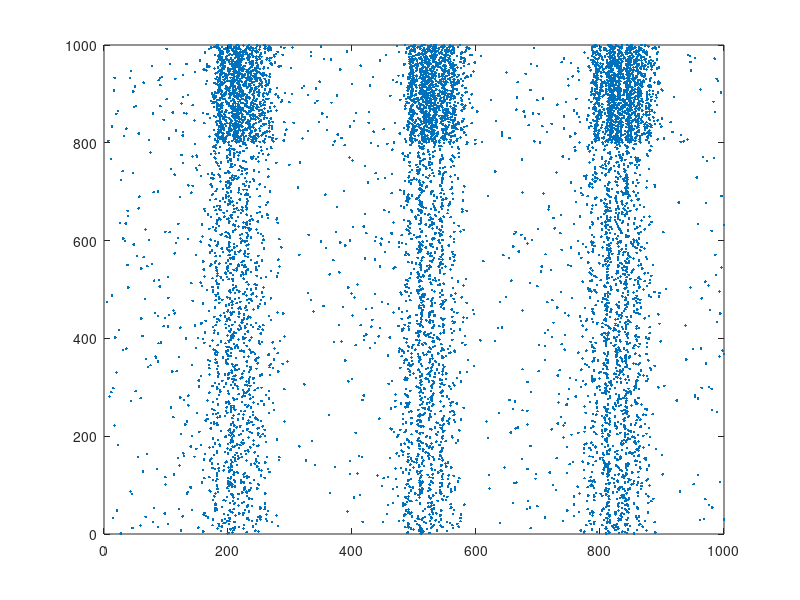

This chart was generated by the following MATLAB code:
rand('seed',1);

T = 1000;
N = 1000;
Ne = N * 0.8;
Ni = N - Ne;
M = N * 0.1;           % number of synapses per neuron
D=20;                  % maximal conduction delay
a=[0.02*ones(Ne,1);    0.1*ones(Ni,1)];
d=[   8*ones(Ne,1);    2*ones(Ni,1)];

% post=ceil([N*rand(Ne,M);Ne*rand(Ni,M)]);
% Take special care not to have multiple connections between neurons
delays = cell(N,D);
for i=1:Ne
    p=randperm(N);
    post(i,:)=p(1:M);
    for j=1:M
        delays{i, ceil(D*rand)}(end+1) = j;  % Assign random exc delays
    end;
end;
for i=Ne+1:N
    p=randperm(Ne);
    post(i,:)=p(1:M);
    delays{i,1}=1:M;                    % all inh delays are 1 ms.
end;

% synaptic weights
s=[6*ones(Ne,M);-5*ones(Ni,M)];

v = -65*ones(N,1);                      % initial values
u = 0.2.*v;                             % initial values
firings=[];                         % spike timings

for t=1:T                          % simulation of 1 sec
    t

    I=zeros(N,1);
    I(ceil(N*rand))=20;                 % random thalamic input

    fired = find(v>=30);                % indices of fired neurons

    v(fired)=-65;
    u(fired)=u(fired)+d(fired);

    firings=[firings;t*ones(length(fired),1),fired];
    k=size(firings,1);
    while k >= 1 && firings(k,1)>t-D
        del=delays{firings(k,2),t-firings(k,1)+1};
        ind = post(firings(k,2),del);
        I(ind) = I(ind) + s(firings(k,2), del)';
        k=k-1;
    end;

    v=v+0.5*((0.04*v+5).*v+140-u+I);    % for numerical
    v=v+0.5*((0.04*v+5).*v+140-u+I);    % stability time
    u=u+a.*(0.2*v-u);                   % step is 0.5 ms
end;

plot(firings(:,1),firings(:,2),'.');
axis([0 T 0 N]); drawnow;
pause
